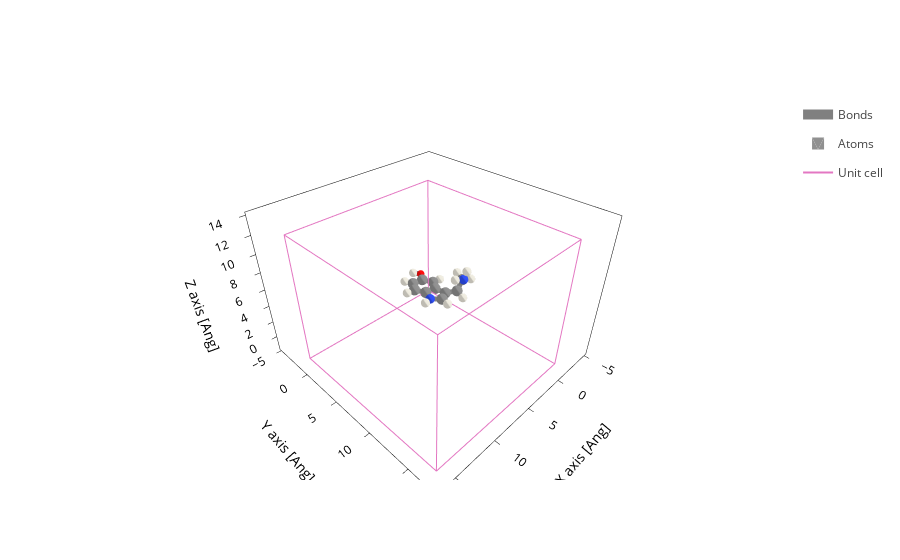

Notebook cell for this chart:
### Code cell
serotonin.plot()

### Figure 1 — Plotly figure (JSON) as saved in the notebook; plotly's stock layout.template omitted (floating-point values rounded to 4 significant figures; data arrays with more than 128 entries replaced by an {"elided": "..."} marker saying what was removed)
{"data": [{"line": {"color": "gray", "width": 10}, "meta": {}, "mode": "lines", "name": "Bonds", "opacity": 1, "type": "scatter3d", "x": {"elided": "504 float values"}, "y": {"elided": "504 float values"}, "z": {"elided": "504 float values"}}, {"alphahull": 0, "color": "#909090", "hovertemplate": "%{meta.position}", "legendgroup": "Atoms", "meta": {"meta": {"Atoms_i": 0}, "position": "(-1.14, 1.72, -0.08)"}, "name": "Atoms", "opacity": 1, "showlegend": true, "showscale": false, "type": "mesh3d", "x": {"elided": "225 float values"}, "y": {"elided": "225 float values"}, "z": {"elided": "225 float values"}}, {"alphahull": 0, "color": "#909090", "hovertemplate": "%{meta.position}", "legendgroup": "Atoms", "meta": {"meta": {"Atoms_i": 1}, "position": "(0.10, 2.37, -0.02)"}, "name": "Atoms", "opacity": 1, "showlegend": false, "showscale": false, "type": "mesh3d", "x": {"elided": "225 float values"}, "y": {"elided": "225 float values"}, "z": {"elided": "225 float values"}}, {"alphahull": 0, "color": "#3050F8", "hovertemplate": "%{meta.position}", "legendgroup": "Atoms", "meta": {"meta": {"Atoms_i": 2}, "position": "(1.14, 1.44, 0.07)"}, "name": "Atoms", "opacity": 1, "showlegend": false, "showscale": false, "type": "mesh3d", "x": {"elided": "225 float values"}, "y": {"elided": "225 float values"}, "z": {"elided": "225 float values"}}, {"alphahull": 0, "color": "#909090", "hovertemplate": "%{meta.position}", "legendgroup": "Atoms", "meta": {"meta": {"Atoms_i": 3}, "position": "(1.23, -1.12, 0.12)"}, "name": "Atoms", "opacity": 1, "showlegend": false, "showscale": false, "type": "mesh3d", "x": {"elided": "225 float values"}, "y": {"elided": "225 float values"}, "z": {"elided": "225 float values"}}, {"alphahull": 0, "color": "#909090", "hovertemplate": "%{meta.position}", "legendgroup": "Atoms", "meta": {"meta": {"Atoms_i": 4}, "position": "(0.40, -2.27, 0.08)"}, "name": "Atoms", "opacity": 1, "showlegend": false, "showscale": false, "type": "mesh3d", "x": {"elided": "225 float values"}, "y": {"elided": "225 float values"}, "z": {"elided": "225 float values"}}, {"alphahull": 0, "color": "#909090", "hovertemplate": "%{meta.position}", "legendgroup": "Atoms", "meta": {"meta": {"Atoms_i": 5}, "position": "(-1.03, -2.14, 0.00)"}, "name": "Atoms", "opacity": 1, "showlegend": false, "showscale": false, "type": "mesh3d", "x": {"elided": "225 float values"}, "y": {"elided": "225 float values"}, "z": {"elided": "225 float values"}}, {"alphahull": 0, "color": "#909090", "hovertemplate": "%{meta.position}", "legendgroup": "Atoms", "meta": {"meta": {"Atoms_i": 6}, "position": "(-1.66, -0.88, -0.04)"}, "name": "Atoms", "opacity": 1, "showlegend": false, "showscale": false, "type": "mesh3d", "x": {"elided": "225 float values"}, "y": {"elided": "225 float values"}, "z": {"elided": "225 float values"}}, {"alphahull": 0, "color": "#909090", "hovertemplate": "%{meta.position}", "legendgroup": "Atoms", "meta": {"meta": {"Atoms_i": 7}, "position": "(-0.84, 0.29, -0.02)"}, "name": "Atoms", "opacity": 1, "showlegend": false, "showscale": false, "type": "mesh3d", "x": {"elided": "225 float values"}, "y": {"elided": "225 float values"}, "z": {"elided": "225 float values"}}, {"alphahull": 0, "color": "#909090", "hovertemplate": "%{meta.position}", "legendgroup": "Atoms", "meta": {"meta": {"Atoms_i": 8}, "position": "(0.59, 0.15, 0.07)"}, "name": "Atoms", "opacity": 1, "showlegend": false, "showscale": false, "type": "mesh3d", "x": {"elided": "225 float values"}, "y": {"elided": "225 float values"}, "z": {"elided": "225 float values"}}, {"alphahull": 0, "color": "#909090", "hovertemplate": "%{meta.position}", "legendgroup": "Atoms", "meta": {"meta": {"Atoms_i": 9}, "position": "(-2.51, 2.37, -0.15)"}, "name": "Atoms", "opacity": 1, "showlegend": false, "showscale": false, "type": "mesh3d", "x": {"elided": "225 float values"}, "y": {"elided": "225 float values"}, "z": {"elided": "225 float values"}}, {"alphahull": 0, "color": "#EDEADE", "hovertemplate": "%{meta.position}", "legendgroup": "Atoms", "meta": {"meta": {"Atoms_i": 10}, "position": "(0.32, 3.46, -0.05)"}, "name": "Atoms", "opacity": 1, "showlegend": false, "showscale": false, "type": "mesh3d", "x": {"elided": "225 float values"}, "y": {"elided": "225 float values"}, "z": {"elided": "225 float values"}}, {"alphahull": 0, "color": "#EDEADE", "hovertemplate": "%{meta.position}", "legendgroup": "Atoms", "meta": {"meta": {"Atoms_i": 11}, "position": "(2.14, 1.67, 0.13)"}, "name": "Atoms", "opacity": 1, "showlegend": false, "showscale": false, "type": "mesh3d", "x": {"elided": "225 float values"}, "y": {"elided": "225 float values"}, "z": {"elided": "225 float values"}}, {"alphahull": 0, "color": "#EDEADE", "hovertemplate": "%{meta.position}", "legendgroup": "Atoms", "meta": {"meta": {"Atoms_i": 12}, "position": "(-2.78, -0.82, -0.10)"}, "name": "Atoms", "opacity": 1, "showlegend": false, "showscale": false, "type": "mesh3d", "x": {"elided": "225 float values"}, "y": {"elided": "225 float values"}, "z": {"elided": "225 float values"}}, {"alphahull": 0, "color": "#FF0D0D", "hovertemplate": "%{meta.position}", "legendgroup": "Atoms", "meta": {"meta": {"Atoms_i": 13}, "position": "(-1.85, -3.26, -0.03)"}, "name": "Atoms", "opacity": 1, "showlegend": false, "showscale": false, "type": "mesh3d", "x": {"elided": "225 float values"}, "y": {"elided": "225 float values"}, "z": {"elided": "225 float values"}}, {"alphahull": 0, "color": "#EDEADE", "hovertemplate": "%{meta.position}", "legendgroup": "Atoms", "meta": {"meta": {"Atoms_i": 14}, "position": "(0.85, -3.29, 0.11)"}, "name": "Atoms", "opacity": 1, "showlegend": false, "showscale": false, "type": "mesh3d", "x": {"elided": "225 float values"}, "y": {"elided": "225 float values"}, "z": {"elided": "225 float values"}}, {"alphahull": 0, "color": "#EDEADE", "hovertemplate": "%{meta.position}", "legendgroup": "Atoms", "meta": {"meta": {"Atoms_i": 15}, "position": "(2.34, -1.23, 0.17)"}, "name": "Atoms", "opacity": 1, "showlegend": false, "showscale": false, "type": "mesh3d", "x": {"elided": "225 float values"}, "y": {"elided": "225 float values"}, "z": {"elided": "225 float values"}}, {"alphahull": 0, "color": "#EDEADE", "hovertemplate": "%{meta.position}", "legendgroup": "Atoms", "meta": {"meta": {"Atoms_i": 16}, "position": "(-1.28, -4.06, 0.03)"}, "name": "Atoms", "opacity": 1, "showlegend": false, "showscale": false, "type": "mesh3d", "x": {"elided": "225 float values"}, "y": {"elided": "225 float values"}, "z": {"elided": "225 float values"}}, {"alphahull": 0, "color": "#909090", "hovertemplate": "%{meta.position}", "legendgroup": "Atoms", "meta": {"meta": {"Atoms_i": 17}, "position": "(-3.17, 2.54, 1.25)"}, "name": "Atoms", "opacity": 1, "showlegend": false, "showscale": false, "type": "mesh3d", "x": {"elided": "225 float values"}, "y": {"elided": "225 float values"}, "z": {"elided": "225 float values"}}, {"alphahull": 0, "color": "#3050F8", "hovertemplate": "%{meta.position}", "legendgroup": "Atoms", "meta": {"meta": {"Atoms_i": 18}, "position": "(-2.34, 3.44, 2.08)"}, "name": "Atoms", "opacity": 1, "showlegend": false, "showscale": false, "type": "mesh3d", "x": {"elided": "225 float values"}, "y": {"elided": "225 float values"}, "z": {"elided": "225 float values"}}, {"alphahull": 0, "color": "#EDEADE", "hovertemplate": "%{meta.position}", "legendgroup": "Atoms", "meta": {"meta": {"Atoms_i": 19}, "position": "(-1.41, 2.98, 2.22)"}, "name": "Atoms", "opacity": 1, "showlegend": false, "showscale": false, "type": "mesh3d", "x": {"elided": "225 float values"}, "y": {"elided": "225 float values"}, "z": {"elided": "225 float values"}}, {"alphahull": 0, "color": "#EDEADE", "hovertemplate": "%{meta.position}", "legendgroup": "Atoms", "meta": {"meta": {"Atoms_i": 20}, "position": "(-2.75, 3.53, 3.03)"}, "name": "Atoms", "opacity": 1, "showlegend": false, "showscale": false, "type": "mesh3d", "x": {"elided": "225 float values"}, "y": {"elided": "225 float values"}, "z": {"elided": "225 float values"}}, {"alphahull": 0, "color": "#EDEADE", "hovertemplate": "%{meta.position}", "legendgroup": "Atoms", "meta": {"meta": {"Atoms_i": 21}, "position": "(-4.17, 3.03, 1.11)"}, "name": "Atoms", "opacity": 1, "showlegend": false, "showscale": false, "type": "mesh3d", "x": {"elided": "225 float values"}, "y": {"elided": "225 float values"}, "z": {"elided": "225 float values"}}, {"alphahull": 0, "color": "#EDEADE", "hovertemplate": "%{meta.position}", "legendgroup": "Atoms", "meta": {"meta": {"Atoms_i": 22}, "position": "(-3.35, 1.52, 1.70)"}, "name": "Atoms", "opacity": 1, "showlegend": false, "showscale": false, "type": "mesh3d", "x": {"elided": "225 float values"}, "y": {"elided": "225 float values"}, "z": {"elided": "225 float values"}}, {"alphahull": 0, "color": "#EDEADE", "hovertemplate": "%{meta.position}", "legendgroup": "Atoms", "meta": {"meta": {"Atoms_i": 23}, "position": "(-2.42, 3.38, -0.62)"}, "name": "Atoms", "opacity": 1, "showlegend": false, "showscale": false, "type": "mesh3d", "x": {"elided": "225 float values"}, "y": {"elided": "225 float values"}, "z": {"elided": "225 float values"}}, {"alphahull": 0, "color": "#EDEADE", "hovertemplate": "%{meta.position}", "legendgroup": "Atoms", "meta": {"meta": {"Atoms_i": 24}, "position": "(-3.19, 1.75, -0.80)"}, "name": "Atoms", "opacity": 1, "showlegend": false, "showscale": false, "type": "mesh3d", "x": {"elided": "225 float values"}, "y": {"elided": "225 float values"}, "z": {"elided": "225 float values"}}, {"meta": {}, "mode": "lines", "name": "Unit cell", "type": "scatter3d", "x": [0.0, 0.0, 16.51, 16.51, 0.0, 0.0, NaN, 0.0, 0.0, 0.0, 16.51, 16.51, 0.0, NaN, 16.51, 16.51, NaN, 16.51, 16.51], "y": [0.0, 17.59, 17.59, 17.59, 17.59, 17.59, NaN, 17.59, 0.0, 0.0, 0.0, 0.0, 0.0, NaN, 17.59, 0.0, NaN, 17.59, 0.0], "z": [0.0, 0.0, 0.0, 13.82, 13.82, 0.0, NaN, 13.82, 13.82, 0.0, 0.0, 13.82, 13.82, NaN, 0.0, 0.0, NaN, 13.82, 13.82]}], "layout": {"autosize": true, "scene": {"aspectmode": "data", "aspectratio": {"x": 1.102, "y": 1.152, "z": 0.7873}, "xaxis": {"title": {"text": "X axis [Ang]"}, "type": "linear"}, "yaxis": {"title": {"text": "Y axis [Ang]"}, "type": "linear"}, "zaxis": {"title": {"text": "Z axis [Ang]"}, "type": "linear"}}, "xaxis": {"scaleanchor": "y", "scaleratio": 1, "title": {"text": "X axis [Ang]"}}, "yaxis": {"title": {"text": "Y axis [Ang]"}}}}
